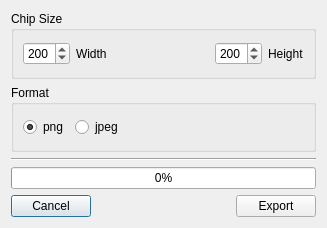
<?xml version="1.0" encoding="UTF-8"?>
<ui version="4.0">
 <class>DialogChipExport</class>
 <widget class="QDialog" name="DialogChipExport">
  <property name="geometry">
   <rect>
    <x>0</x>
    <y>0</y>
    <width>327</width>
    <height>228</height>
   </rect>
  </property>
  <property name="windowTitle">
   <string>Dialog</string>
  </property>
  <layout class="QVBoxLayout" name="verticalLayout">
   <item>
    <widget class="QGroupBox" name="groupBox">
     <property name="title">
      <string>Chip Size</string>
     </property>
     <layout class="QHBoxLayout" name="horizontalLayout">
      <item>
       <widget class="QSpinBox" name="spinBoxWidth">
        <property name="minimum">
         <number>1</number>
        </property>
        <property name="maximum">
         <number>500</number>
        </property>
        <property name="value">
         <number>200</number>
        </property>
       </widget>
      </item>
      <item>
       <widget class="QLabel" name="label">
        <property name="text">
         <string>Width</string>
        </property>
       </widget>
      </item>
      <item>
       <spacer name="horizontalSpacer">
        <property name="orientation">
         <enum>Qt::Horizontal</enum>
        </property>
        <property name="sizeHint" stdset="0">
         <size>
          <width>54</width>
          <height>20</height>
         </size>
        </property>
       </spacer>
      </item>
      <item>
       <widget class="QSpinBox" name="spinBoxHeight">
        <property name="minimum">
         <number>1</number>
        </property>
        <property name="maximum">
         <number>500</number>
        </property>
        <property name="value">
         <number>200</number>
        </property>
       </widget>
      </item>
      <item>
       <widget class="QLabel" name="label_2">
        <property name="text">
         <string>Height</string>
        </property>
       </widget>
      </item>
     </layout>
    </widget>
   </item>
   <item>
    <widget class="QGroupBox" name="groupBox_2">
     <property name="title">
      <string>Format</string>
     </property>
     <layout class="QHBoxLayout" name="horizontalLayout_3">
      <item>
       <widget class="QRadioButton" name="radioButtonPng">
        <property name="text">
         <string>png</string>
        </property>
        <property name="checked">
         <bool>true</bool>
        </property>
       </widget>
      </item>
      <item>
       <widget class="QRadioButton" name="radioButtonJpeg">
        <property name="text">
         <string>jpeg</string>
        </property>
       </widget>
      </item>
      <item>
       <spacer name="horizontalSpacer_3">
        <property name="orientation">
         <enum>Qt::Horizontal</enum>
        </property>
        <property name="sizeHint" stdset="0">
         <size>
          <width>151</width>
          <height>20</height>
         </size>
        </property>
       </spacer>
      </item>
     </layout>
    </widget>
   </item>
   <item>
    <widget class="Line" name="line">
     <property name="orientation">
      <enum>Qt::Horizontal</enum>
     </property>
    </widget>
   </item>
   <item>
    <widget class="QProgressBar" name="progressBar">
     <property name="value">
      <number>0</number>
     </property>
    </widget>
   </item>
   <item>
    <layout class="QHBoxLayout" name="horizontalLayout_2">
     <item>
      <widget class="QPushButton" name="pushButtonCancel">
       <property name="text">
        <string>Cancel</string>
       </property>
       <property name="icon">
        <iconset resource="../icons/ddg.qrc">
         <normaloff>:/icons/cancel.svg</normaloff>:/icons/cancel.svg</iconset>
       </property>
       <property name="iconSize">
        <size>
         <width>24</width>
         <height>24</height>
        </size>
       </property>
      </widget>
     </item>
     <item>
      <spacer name="horizontalSpacer_2">
       <property name="orientation">
        <enum>Qt::Horizontal</enum>
       </property>
       <property name="sizeHint" stdset="0">
        <size>
         <width>40</width>
         <height>20</height>
        </size>
       </property>
      </spacer>
     </item>
     <item>
      <widget class="QPushButton" name="pushButtonExport">
       <property name="text">
        <string>Export</string>
       </property>
       <property name="icon">
        <iconset resource="../icons/ddg.qrc">
         <normaloff>:/icons/export.svg</normaloff>:/icons/export.svg</iconset>
       </property>
       <property name="iconSize">
        <size>
         <width>24</width>
         <height>24</height>
        </size>
       </property>
      </widget>
     </item>
    </layout>
   </item>
  </layout>
 </widget>
 <resources>
  <include location="../icons/ddg.qrc"/>
 </resources>
 <connections/>
</ui>
